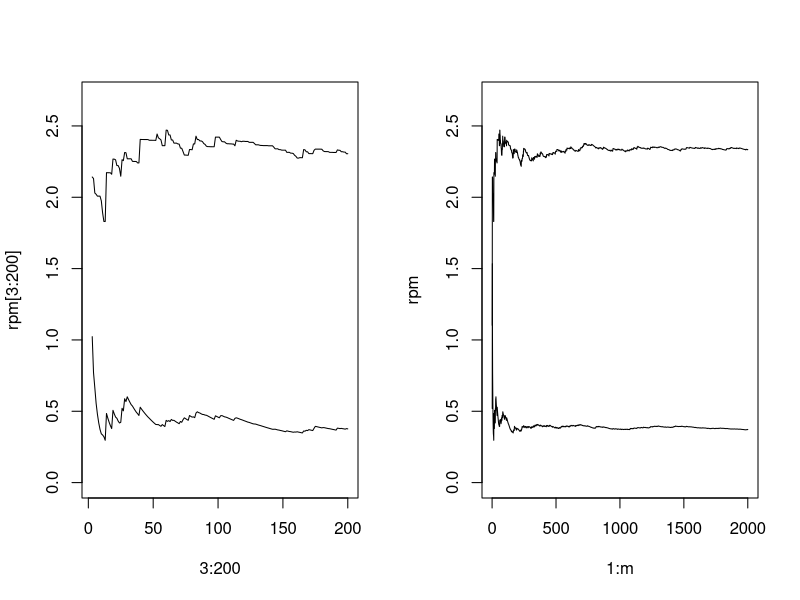

Generate this figure with R:

# cauchyprior.R
set.seed(1) # make the experiment reproducible
m <- 2000   # number of simulated values
x <- 3      # observed data

# Now simulate some random variables
theta <- rcauchy(m) # simulate m standard Cauchys
h <- pi*exp(-0.5*(x-theta)^2)  # compute h(theta)

C <- mean(h)  # estimate the normalizing constant
post.mean <- mean(theta*h)/mean(h) # estimate the posterior mean

# We'd like to see a running average plot to assess convergence

num <- theta*h   # vector in the numerator
rc <- rep(0, times = m)
rpm <- rep(0, times = m)

for (i in seq.int(m)){         # seq.int(m) will be 1:m
  rc[i] <- mean(h[1:i])
  rpm[i] <- mean(num[1:i])/mean(h[1:i]);
}

C
post.mean

pdf(file="img/CauchyPrior.pdf")
# now plot the results
par(mfrow = c(1,2))
plot(3:200, rpm[3:200], type = "l", ylim = c(0, 2.7))
lines(3:200, rc[3:200], type = "l")
plot(1:m, rpm, type = "l", ylim = c(0, 2.7))
lines(1:m, rc, type = "l")
par(mfrow = c(1,1))

dev.off()
